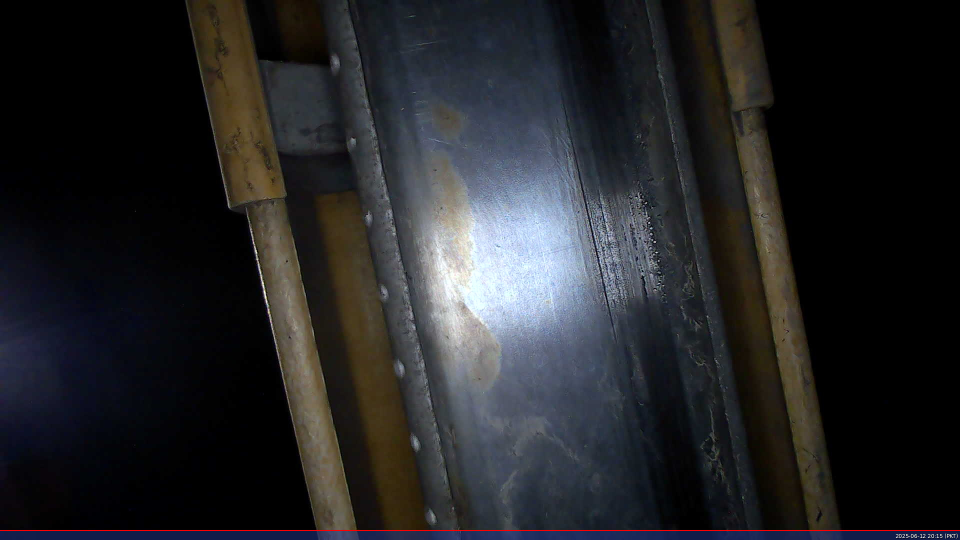
#> input picture sample_rail.jpg, 1920 x 1080 px (shown at 1/2 size)
$ python -i TRD_training.py   (imports and definitions only)   (older library calls are emulated)
#> lines starting #> are read from the running program, lines starting #| are printed output that depends on the picture; after the words box and inside, x2 and y2 are one past the last pixel; in counts of white or black regions, pixels touching at a corner belong together
import cv2
import numpy as np
import os
import glob
from pathlib import Path
from datetime import datetime


# === CONFIGURABLE MACROS ===
# ROI Configuration
ROI_START_PERCENT = 0.40          # % of image width to extract for rail ROI
ROI_WIDTH_PERCENT = 0.40          # % of image width to extract for rail ROI

# LED Light Removal Configuration
LED_LIGHT_THRESHOLD = 400         # LED detection brightness threshold
LED_KERNEL_SIZE = 80              # Size of morphological structuring element
LED_MIN_AREA = 200                # Minimum area to trigger inpainting
INPAINT_RADIUS = 20               # Radius for inpainting blur

# Defect Detection Thresholds
CORROSION_THRESHOLD = 50          # Dark spot threshold
CRACK_THRESHOLD = 5               # Crack detection threshold
MIN_DEFECT_AREA = 2               # Ignore small defects below this area
MAX_DEFECT_AREA = 1000            # Ignore overly large blobs
MIN_CRACK_LENGTH = 1              # Minimum length to be considered a crack
ROUGHNESS_INTENSITY_THRESHOLD = 20 # For surface wear / rough track

# Image Processing Parameters
BILATERAL_FILTER_D = 9            # Diameter for bilateral filter
BILATERAL_FILTER_SIGMA_COLOR = 80 # Sigma color for bilateral filter
BILATERAL_FILTER_SIGMA_SPACE = 80 # Sigma space for bilateral filter
GAUSSIAN_BLUR_KERNEL = (3, 3)     # Kernel size for Gaussian blur
ADAPTIVE_THRESH_BLOCK_SIZE = 21   # Block size for adaptive threshold
ADAPTIVE_THRESH_C = 10            # Constant for adaptive threshold
MORPH_KERNEL_SIZE = (5, 5)        # Size for morphological operations
LINE_DETECTION_KERNEL_SIZE = 15   # Size for line detection kernels
CANNY_THRESHOLD1 = 30             # Canny edge detection threshold 1
CANNY_THRESHOLD2 = 100            # Canny edge detection threshold 2
CANNY_APERTURE_SIZE = 3           # Canny aperture size
HOUGH_THRESHOLD = 30              # Threshold for Hough line detection
HOUGH_MIN_LINE_LENGTH = 1         # Minimum line length for Hough
HOUGH_MAX_LINE_GAP = 10           # Maximum line gap for Hough

# Defect Classification Thresholds
CORROSION_SEVERE_AREA = 500      # Area threshold for severe corrosion
CORROSION_MEDIUM_AREA = 200       # Area threshold for medium corrosion
WEAR_SEVERE_AREA = 500           # Area threshold for severe wear
CRACK_SEVERE_LENGTH = 100         # Length threshold for severe cracks
DEFECT_LABEL_AREA = 500           # Minimum area to show defect label

# Visualization Parameters
ROI_BOUNDARY_COLOR = (255, 255, 0) # Color for ROI boundary (BGR)
DEFECT_COLORS = {
    'Corrosion/Dark Spot': (0, 0, 255),    # Red
    'Surface Wear/Lines': (255, 0, 0),     # Blue
    'Crack/Linear Defect': (0, 255, 0)     # Green
}
DEFECT_LABEL_FONT = cv2.FONT_HERSHEY_SIMPLEX
DEFECT_LABEL_FONT_SCALE = 0.7
DEFECT_LABEL_THICKNESS = 2
SUMMARY_FONT_SCALE = 0.7
SUMMARY_FONT_THICKNESS = 2

# Live Processing Parameters
LIVE_FRAME_WIDTH = 1280           # Camera frame width
LIVE_FRAME_HEIGHT = 720           # Camera frame height
LIVE_FPS = 30                     # Camera frames per second
LIVE_PROCESS_EVERY_N_FRAME = 3    # Process every Nth frame for performance


class ThirdRailDefectDetector:
    def __init__(self, input_folder="images", output_folder="output"):
        self.input_folder = input_folder
        self.output_folder = output_folder
        self.setup_output_folder()

        # Initialize detection parameters from macros
        self.corrosion_threshold = CORROSION_THRESHOLD
        self.crack_threshold = CRACK_THRESHOLD
        self.min_defect_area = MIN_DEFECT_AREA
        self.max_defect_area = MAX_DEFECT_AREA
        self.min_crack_length = MIN_CRACK_LENGTH
        self.roughness_intensity_threshold = ROUGHNESS_INTENSITY_THRESHOLD

        self.led_light_threshold = LED_LIGHT_THRESHOLD
        self.led_kernel_size = LED_KERNEL_SIZE
        self.led_min_area = LED_MIN_AREA
        self.inpaint_radius = INPAINT_RADIUS

    def setup_output_folder(self):
        """Create simplified output directory structure"""
        Path(self.output_folder).mkdir(exist_ok=True)
        Path(f"{self.output_folder}/processed").mkdir(exist_ok=True)
        Path(f"{self.output_folder}/comparisons").mkdir(exist_ok=True)

    def extract_rail_roi(self, image):
        """Extract ROI starting at center and covering next 30% of the width"""
        height, width = image.shape[:2]
        roi_start_x = int(width * ROI_START_PERCENT)
        roi_end_x = int(width * (ROI_START_PERCENT + ROI_WIDTH_PERCENT))
        roi_end_x = min(roi_end_x, width)
        roi = image[:, roi_start_x:roi_end_x]
        return roi, (roi_start_x, roi_end_x)

    def remove_led_light(self, image):
        """Remove LED glare based on brightness and morphology"""
        gray = cv2.cvtColor(image, cv2.COLOR_BGR2GRAY) if len(image.shape) == 3 else image

        # Bright region detection using threshold
        led_mask = gray > self.led_light_threshold

        # Morphological operation to merge glare blobs
        kernel = cv2.getStructuringElement(
            cv2.MORPH_ELLIPSE,
            (self.led_kernel_size, self.led_kernel_size)
        )
        led_mask = cv2.morphologyEx(led_mask.astype(np.uint8), cv2.MORPH_CLOSE, kernel)

        # Check if glare is large enough to inpaint
        led_area = np.sum(led_mask)
        if led_area > self.led_min_area:
            result = cv2.inpaint(image, led_mask, self.inpaint_radius, cv2.INPAINT_TELEA)
        else:
            result = image.copy()

        return result, led_mask

    def detect_corrosion_spots(self, image):
        """Improved corrosion detection with better sensitivity"""
        gray = cv2.cvtColor(image, cv2.COLOR_BGR2GRAY) if len(image.shape) == 3 else image

        # Apply bilateral filter to preserve edges while reducing noise
        filtered = cv2.bilateralFilter(gray, BILATERAL_FILTER_D,
                                      BILATERAL_FILTER_SIGMA_COLOR,
                                      BILATERAL_FILTER_SIGMA_SPACE)

        # Multiple threshold approaches for better detection
        _, dark_spots1 = cv2.threshold(filtered, self.corrosion_threshold, 255, cv2.THRESH_BINARY_INV)
        dark_spots2 = cv2.adaptiveThreshold(filtered, 255, cv2.ADAPTIVE_THRESH_GAUSSIAN_C,
                                           cv2.THRESH_BINARY_INV, ADAPTIVE_THRESH_BLOCK_SIZE, ADAPTIVE_THRESH_C)

        # Combine both methods
        dark_spots = cv2.bitwise_or(dark_spots1, dark_spots2)

        # Remove noise with morphological operations
        kernel = cv2.getStructuringElement(cv2.MORPH_ELLIPSE, MORPH_KERNEL_SIZE)
        dark_spots = cv2.morphologyEx(dark_spots, cv2.MORPH_OPEN, kernel)
        dark_spots = cv2.morphologyEx(dark_spots, cv2.MORPH_CLOSE, kernel)

        # Find contours and filter by area
        contours, _ = cv2.findContours(dark_spots, cv2.RETR_EXTERNAL, cv2.CHAIN_APPROX_SIMPLE)

        valid_contours = []
        for contour in contours:
            area = cv2.contourArea(contour)
            if self.min_defect_area < area < self.max_defect_area:
                x, y, w, h = cv2.boundingRect(contour)
                aspect_ratio = max(w, h) / min(w, h) if min(w, h) > 0 else 0
                if aspect_ratio < 10:  # Not too elongated (likely noise)
                    valid_contours.append(contour)

        return valid_contours, dark_spots

    def detect_surface_wear_lines(self, image):
        """Improved detection of white lines and surface wear patterns"""
        gray = cv2.cvtColor(image, cv2.COLOR_BGR2GRAY) if len(image.shape) == 3 else image

        # Apply Gaussian blur to reduce noise
        blurred = cv2.GaussianBlur(gray, GAUSSIAN_BLUR_KERNEL, 0)

        # Detect bright lines/wear patterns using multiple methods
        kernel = np.array([[-1,-1,-1], [-1,8,-1], [-1,-1,-1]])
        high_pass = cv2.filter2D(blurred, -1, kernel)
        high_pass = np.absolute(high_pass)

        # Morphological operations to find linear patterns
        horizontal_kernel = cv2.getStructuringElement(cv2.MORPH_RECT, (LINE_DETECTION_KERNEL_SIZE, 1))
        horizontal_lines = cv2.morphologyEx(blurred, cv2.MORPH_OPEN, horizontal_kernel)

        vertical_kernel = cv2.getStructuringElement(cv2.MORPH_RECT, (1, LINE_DETECTION_KERNEL_SIZE))
        vertical_lines = cv2.morphologyEx(blurred, cv2.MORPH_OPEN, vertical_kernel)

        # Combine line detections
        lines = cv2.addWeighted(horizontal_lines, 0.5, vertical_lines, 0.5, 0)

        # Laplacian for edge/texture detection
        laplacian = cv2.Laplacian(blurred, cv2.CV_64F, ksize=3)
        laplacian = np.absolute(laplacian)
        laplacian = np.uint8(laplacian)

        # Combine all methods
        combined = cv2.addWeighted(high_pass, 0.4, lines, 0.3, 0)
        combined = cv2.addWeighted(combined, 0.7, laplacian, 0.3, 0)

        # Threshold to find wear patterns
        _, wear_mask = cv2.threshold(combined, self.roughness_intensity_threshold, 255, cv2.THRESH_BINARY)

        # Clean up the mask
        kernel = cv2.getStructuringElement(cv2.MORPH_RECT, MORPH_KERNEL_SIZE)
        wear_mask = cv2.morphologyEx(wear_mask, cv2.MORPH_OPEN, kernel)
        wear_mask = cv2.morphologyEx(wear_mask, cv2.MORPH_CLOSE, kernel)

        # Find contours
        contours, _ = cv2.findContours(wear_mask, cv2.RETR_EXTERNAL, cv2.CHAIN_APPROX_SIMPLE)

        # Filter contours for wear patterns
        valid_contours = []
        for contour in contours:
            area = cv2.contourArea(contour)
            if area > self.min_defect_area:
                rect = cv2.minAreaRect(contour)
                width, height = rect[1]
                if width > 0 and height > 0:
                    aspect_ratio = max(width, height) / min(width, height)
                    if 1.5 < aspect_ratio < 8:  # Wear patterns are moderately elongated
                        valid_contours.append(contour)

        return valid_contours, wear_mask

    def detect_cracks_and_linear_defects(self, image):
        """Enhanced crack detection with better linear feature detection"""
        gray = cv2.cvtColor(image, cv2.COLOR_BGR2GRAY) if len(image.shape) == 3 else image

        # Apply bilateral filter to preserve edges
        filtered = cv2.bilateralFilter(gray, BILATERAL_FILTER_D,
                                     BILATERAL_FILTER_SIGMA_COLOR,
                                     BILATERAL_FILTER_SIGMA_SPACE)

        # Multi-scale edge detection
        edges1 = cv2.Canny(filtered, CANNY_THRESHOLD1, CANNY_THRESHOLD2, apertureSize=CANNY_APERTURE_SIZE)
        edges2 = cv2.Canny(filtered, 50, 150, apertureSize=CANNY_APERTURE_SIZE)

        # Combine edges
        edges = cv2.bitwise_or(edges1, edges2)

        # Detect lines using HoughLinesP
        lines = cv2.HoughLinesP(edges, 1, np.pi/180, threshold=HOUGH_THRESHOLD,
                               minLineLength=HOUGH_MIN_LINE_LENGTH, maxLineGap=HOUGH_MAX_LINE_GAP)

        # Create mask for detected lines
        line_mask = np.zeros_like(gray)
        crack_contours = []

        if lines is not None:
            for line in lines:
                x1, y1, x2, y2 = line[0]
                cv2.line(line_mask, (x1, y1), (x2, y2), 255, 3)

                # Create contour from line
                length = np.sqrt((x2-x1)**2 + (y2-y1)**2)
                if length > self.min_crack_length:
                    contour = np.array([[[x1, y1]], [[x2, y2]]], dtype=np.int32)
                    crack_contours.append(contour)

        # Also detect crack-like contours from edge image
        contours, _ = cv2.findContours(edges, cv2.RETR_EXTERNAL, cv2.CHAIN_APPROX_SIMPLE)

        for contour in contours:
            area = cv2.contourArea(contour)
            if area > self.min_defect_area:
                rect = cv2.minAreaRect(contour)
                width, height = rect[1]
                if width > 0 and height > 0:
                    aspect_ratio = max(width, height) / min(width, height)
                    if aspect_ratio > 3.0:  # Very elongated shapes (cracks)
                        crack_contours.append(contour)

        return crack_contours, line_mask

    def classify_and_filter_defects(self, corrosion_contours, wear_contours, crack_contours):
        """Classify defects and filter out insignificant ones"""
        defects = []

        # Process corrosion spots
        for contour in corrosion_contours:
            area = cv2.contourArea(contour)
            x, y, w, h = cv2.boundingRect(contour)

            if area > self.min_defect_area:
                severity = "High" if area > CORROSION_SEVERE_AREA else "Medium" if area > CORROSION_MEDIUM_AREA else "Low"
                defects.append({
                    'type': 'Corrosion/Dark Spot',
                    'contour': contour,
                    'area': area,
                    'bbox': (x, y, w, h),
                    'severity': severity,
                    'color': DEFECT_COLORS['Corrosion/Dark Spot']
                })

        # Process surface wear
        for contour in wear_contours:
            area = cv2.contourArea(contour)
            x, y, w, h = cv2.boundingRect(contour)

            if area > self.min_defect_area:
                severity = "Medium" if area > WEAR_SEVERE_AREA else "Low"
                defects.append({
                    'type': 'Surface Wear/Lines',
                    'contour': contour,
                    'area': area,
                    'bbox': (x, y, w, h),
                    'severity': severity,
                    'color': DEFECT_COLORS['Surface Wear/Lines']
                })

        # Process cracks
        for contour in crack_contours:
            area = cv2.contourArea(contour)
            x, y, w, h = cv2.boundingRect(contour)
            length = max(w, h)

            if length > self.min_crack_length and area > 100:
                severity = "High" if length > CRACK_SEVERE_LENGTH else "Medium"
                defects.append({
                    'type': 'Crack/Linear Defect',
                    'contour': contour,
                    'area': area,
                    'bbox': (x, y, w, h),
                    'length': length,
                    'severity': severity,
                    'color': DEFECT_COLORS['Crack/Linear Defect']
                })

        return defects

    def visualize_defects(self, original_image, defects, roi_bounds):
        """Create visualization with better annotations"""
        result_image = original_image.copy()
        roi_start_x, roi_end_x = roi_bounds

        # Draw ROI boundary
        cv2.rectangle(result_image, (roi_start_x, 0), (roi_end_x, original_image.shape[0]),
                     ROI_BOUNDARY_COLOR, 2)

        defect_count = {'Corrosion/Dark Spot': 0, 'Surface Wear/Lines': 0, 'Crack/Linear Defect': 0}

        for defect in defects:
            color = defect['color']
            contour = defect['contour']
            defect_count[defect['type']] += 1

            # Adjust contour coordinates to original image
            adjusted_contour = contour.copy()
            adjusted_contour[:, :, 0] += roi_start_x

            # Draw filled contour with transparency
            overlay = result_image.copy()
            cv2.fillPoly(overlay, [adjusted_contour], color)
            result_image = cv2.addWeighted(result_image, 0.8, overlay, 0.2, 0)

            # Draw contour outline
            cv2.drawContours(result_image, [adjusted_contour], -1, color, 2)

            # Draw bounding box for significant defects
            if defect['area'] > DEFECT_LABEL_AREA:
                x, y, w, h = defect['bbox']
                x += roi_start_x
                cv2.rectangle(result_image, (x, y), (x+w, y+h), color, 2)

                # Add label
                label = f"{defect['type'][:4]}-{defect['severity'][0]}"
                cv2.putText(result_image, label, (x, y-5),
                           DEFECT_LABEL_FONT, DEFECT_LABEL_FONT_SCALE, color, DEFECT_LABEL_THICKNESS)

        # Add summary text
        y_offset = 30
        cv2.putText(result_image, f"Total Defects: {len(defects)}", (10, y_offset),
                   DEFECT_LABEL_FONT, SUMMARY_FONT_SCALE, (255, 255, 255), SUMMARY_FONT_THICKNESS)

        for defect_type, count in defect_count.items():
            if count > 0:
                y_offset += 25
                cv2.putText(result_image, f"{defect_type}: {count}", (10, y_offset),
                           DEFECT_LABEL_FONT, 0.5, (255, 255, 255), 1)

        return result_image

    # [58 lines left out: function create_side_by_side_comparison, not called in this run]

    def process_single_image(self, image_path):
        """Process a single image with improved detection"""
#> called with image_path = 'sample_rail.jpg'
        print(f"Processing: {os.path.basename(image_path)}")

        # Load image
        image = cv2.imread(image_path)
#> image is the input picture: shape (1080, 1920, 3); mean B, G, R 38.7, 36.3, 35.9
        if image is None:
            print(f"Error loading image: {image_path}")
            return None

        original_image = image.copy()

        # Extract rail ROI with better coverage
        roi_image, roi_bounds = self.extract_rail_roi(image)
#> in extract_rail_roi, `roi = image[:, roi_start_x:roi_end_x]`:
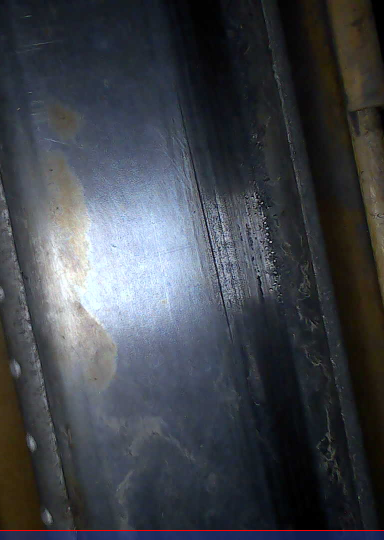
#> roi: shape (1080, 768, 3) (shown at 1/2 size); mean B, G, R 73.4, 66.6, 62.8
#> roi_bounds = (768, 1536)

        # Remove LED light more carefully
        processed_image, led_mask = self.remove_led_light(roi_image)
#> in remove_led_light, `gray = cv2.cvtColor(image, cv2.COLOR_BGR2GRAY) if len(image.shape) == ..`:
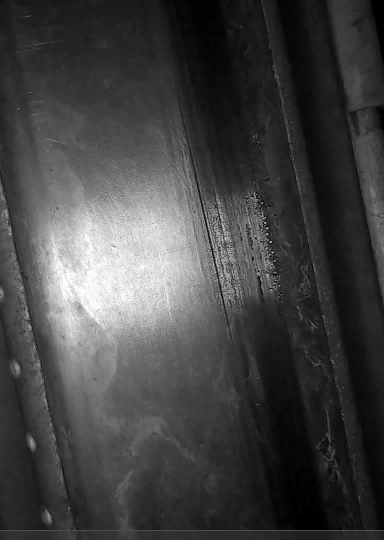
#> gray: shape (1080, 768) (shown at 1/2 size); min 0, max 255, mean 66.3
#> in remove_led_light, `led_area = np.sum(led_mask)`: led_area = 0

        # Detect different types of defects with improved algorithms
        corrosion_contours, corrosion_mask = self.detect_corrosion_spots(processed_image)
#> in detect_corrosion_spots, `_, dark_spots1 = cv2.threshold(filtered, self.corrosion_threshold, 255..`:
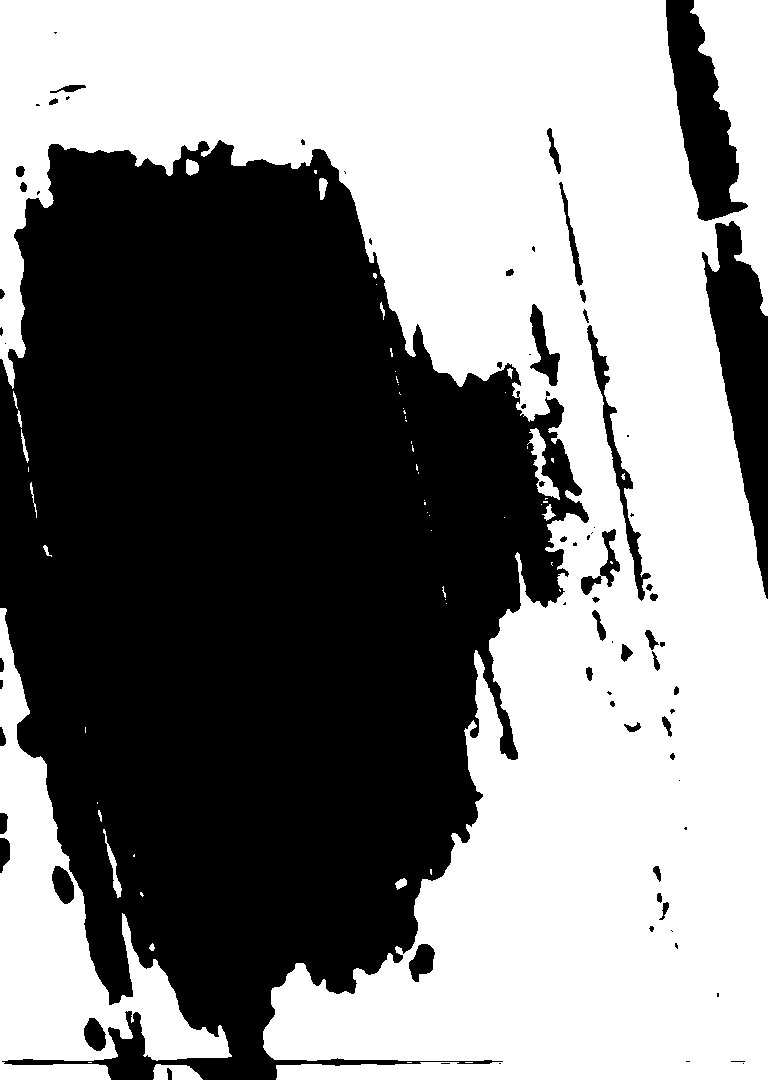
#> dark_spots1: shape (1080, 768); 52.2% white; 79 black regions (32 under 20 px), largest, box (x1, y1, x2, y2) and area: (0, 140, 589, 1080) 367022, (702, 221, 768, 599) 11890, (666, 0, 748, 221) 8848
#> in detect_corrosion_spots, `contours, _ = cv2.findContours(dark_spots, cv2.RETR_EXTERNAL, cv2.CHAI..`: contours = 30 contours, 10 with area under 20; largest, box (x1, y1, x2, y2) and area: (0, 0, 768, 1080) 401456, (0, 608, 230, 1080) 33811, (528, 428, 559, 498) 660, (186, 159, 199, 176) 146, (319, 178, 327, 198) 102
#> the loop in detect_corrosion_spots, `for contour in contours:` made 30 passes
#> (area, x, y, w, h, aspect_ratio) on passes 1, 2, 3, 6, 9, 10, 11, 13: (75.5, 113, 880, 9, 15, 1.67), (67.5, 396, 878, 11, 11, 1), (59, 108, 852, 9, 15, 1.67), (36, 157, 609, 7, 9, 1.29), (38, 436, 564, 7, 12, 1.71), (29, 517, 563, 6, 10, 1.67), (26, 514, 552, 6, 8, 1.33), (23, 432, 545, 6, 8, 1.33)
#> after the loop in detect_corrosion_spots, `for contour in contours:`: valid_contours = 28 contours, 10 with area under 20; largest, box (x1, y1, x2, y2) and area: (528, 428, 559, 498) 660, (186, 159, 199, 176) 146, (319, 178, 327, 198) 102, (113, 880, 122, 895) 76, (396, 878, 407, 889) 68
#> corrosion_contours has the same summary as valid_contours in detect_corrosion_spots
        wear_contours, wear_mask = self.detect_surface_wear_lines(processed_image)
#> in detect_surface_wear_lines, `wear_mask = cv2.morphologyEx(wear_mask, cv2.MORPH_OPEN, kernel)`:
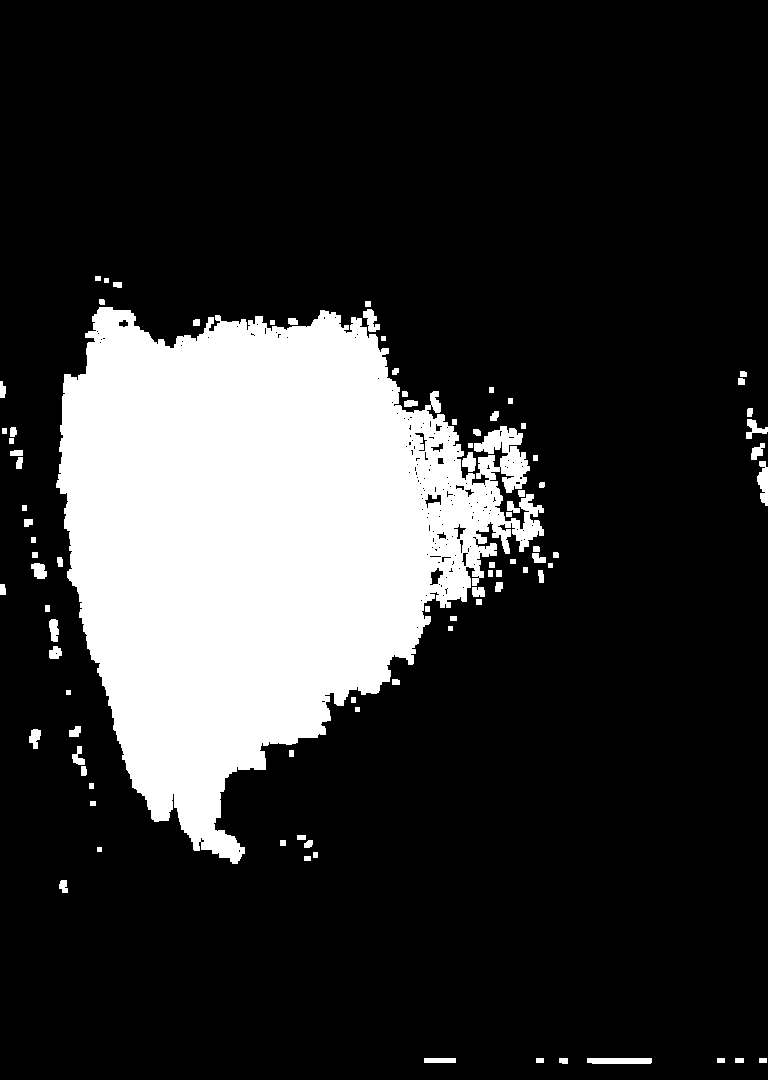
#> wear_mask: shape (1080, 768); 19.7% white; 90 white regions, largest, box (x1, y1, x2, y2) and area: (56, 307, 544, 864) 157280, (587, 1058, 652, 1064) 384, (757, 461, 768, 506) 338
#> in detect_surface_wear_lines, `contours, _ = cv2.findContours(wear_mask, cv2.RETR_EXTERNAL, cv2.CHAIN..`: contours = 53 contours, 4 with area under 20; largest, box (x1, y1, x2, y2) and area: (56, 299, 546, 864) 160931, (587, 1058, 652, 1064) 315, (757, 461, 768, 506) 311, (49, 619, 62, 659) 284, (746, 408, 768, 439) 224
#> (the rest of the program and of its run is left out)
